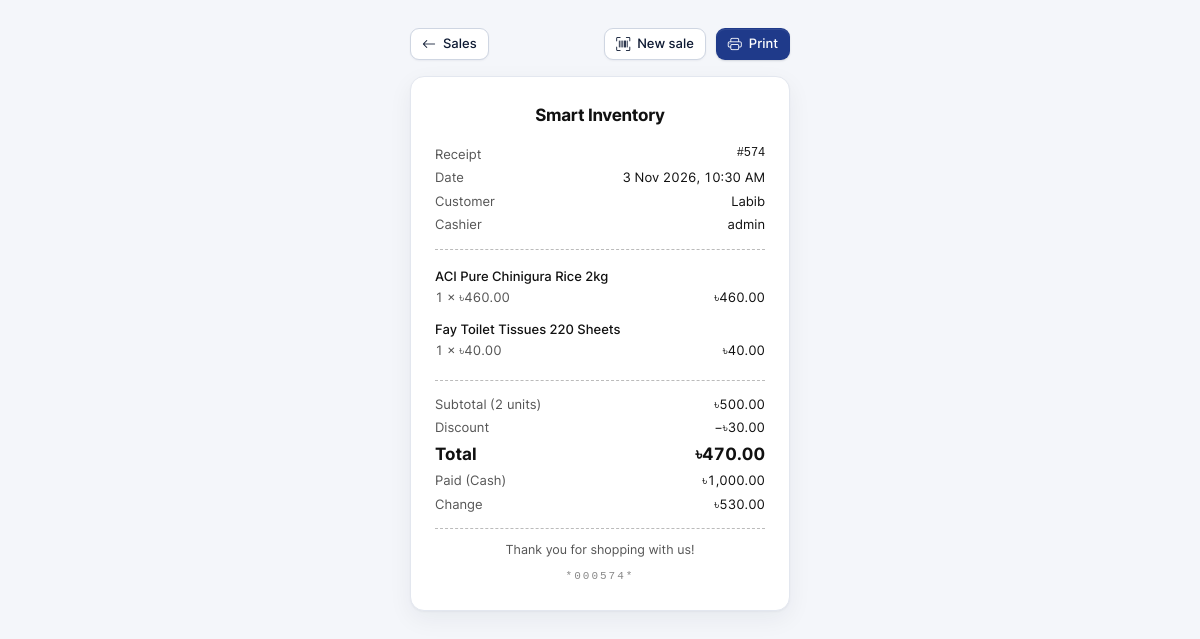
/sales/receipt/574/ (signed in), run on the app's committed database.
### inventory/models.py (models this page shows, shortened)
class StoreSettings(models.Model):
    shop_name = models.CharField(max_length=120, default='Smart Inventory')
    address = models.CharField(max_length=255, blank=True)
    phone = models.CharField(max_length=40, blank=True)
    receipt_footer = models.CharField(max_length=255, default='Thank you for shopping with us!')
    default_low_stock = models.PositiveIntegerField('default low stock alert', default=5)
    reorder_cover_days = models.PositiveIntegerField(
        default=14, help_text='Reorder suggestions keep this many days of sales in stock.',
    )
    telegram_bot_token = models.CharField(max_length=120, blank=True)
    telegram_chat_id = models.CharField(max_length=60, blank=True)
    class Meta:
        verbose_name = 'store settings'
        verbose_name_plural = 'store settings'
    @classmethod
    def load(cls):
        obj, _ = cls.objects.get_or_create(pk=1)
        return obj

class Order(models.Model):
    PAYMENT_CHOICES = [
        ('cash', 'Cash'),
        ('card', 'Card'),
        ('mobile', 'bKash / Nagad'),
    ]
    customer = models.ForeignKey(Customer, on_delete=models.SET_NULL, null=True, blank=True, related_name='orders')
    subtotal = models.DecimalField(max_digits=12, decimal_places=2, default=0)
    discount = models.DecimalField(max_digits=12, decimal_places=2, default=0)
    total = models.DecimalField(max_digits=12, decimal_places=2, default=0)
    paid = models.DecimalField(max_digits=12, decimal_places=2, default=0)
    payment_method = models.CharField(max_length=10, choices=PAYMENT_CHOICES, default='cash')
    note = models.CharField(max_length=255, blank=True)
    user = models.ForeignKey(settings.AUTH_USER_MODEL, on_delete=models.SET_NULL, null=True, blank=True)
    date = models.DateTimeField(default=timezone.now, db_index=True)
    class Meta:
        ordering = ['-date']
    @property
    def change(self):
        return max(self.paid - self.total, Decimal('0'))

class Customer(models.Model):
    name = models.CharField(max_length=150, blank=True)
    phone = models.CharField(max_length=20, blank=True, db_index=True)
    address = models.CharField(max_length=255, blank=True)
    created_at = models.DateTimeField(auto_now_add=True)
    class Meta:
        ordering = ['name', 'phone']
    def __str__(self):
        return self.name or self.phone or f'Customer #{self.pk}'

class Sale(models.Model):
    order = models.ForeignKey(Order, on_delete=models.CASCADE, null=True, blank=True, related_name='items')
    product = models.ForeignKey(Product, on_delete=models.CASCADE, related_name='sales')
    quantity_sold = models.PositiveIntegerField()
    list_price = models.DecimalField(max_digits=10, decimal_places=2, default=0)
    total_price = models.DecimalField(max_digits=12, decimal_places=2)
    unit_cost = models.DecimalField(max_digits=10, decimal_places=2, default=0)
    date = models.DateTimeField(default=timezone.now, db_index=True)
    class Meta:
        ordering = ['-date']
    @property
    def list_total(self):
        return self.list_price * self.quantity_sold

class Product(models.Model):
    name = models.CharField(max_length=200)
    sku = models.CharField('SKU', max_length=50, blank=True, db_index=True)
    barcode = models.CharField(max_length=64, blank=True, db_index=True)
    category = models.ForeignKey(Category, on_delete=models.CASCADE, related_name='products')
    supplier = models.ForeignKey(
        Supplier, on_delete=models.SET_NULL, null=True, blank=True, related_name='products',
    )
    cost_price = models.DecimalField('buy price', max_digits=10, decimal_places=2, default=0)
    price = models.DecimalField('sell price', max_digits=10, decimal_places=2)
    quantity = models.PositiveIntegerField(default=0)
    low_stock_threshold = models.PositiveIntegerField(default=5)
    created_at = models.DateTimeField(auto_now_add=True)
    class Meta:
        ordering = ['-created_at']

### inventory/views/pos.py (the view)
# urls.py: path('sales/receipt/<int:pk>/', views.order_receipt, name='order_receipt'),
@login_required
def order_receipt(request, pk):
    order = get_object_or_404(Order.objects.select_related('customer', 'user'), pk=pk)
    items = order.items.select_related('product')
    return render(request, 'inventory/receipt.html', {
        'order': order,
        'items': items,
        'units': sum(i.quantity_sold for i in items),
        'just_sold': request.GET.get('new') == '1',
    })

### inventory/context_processors.py (called while the page is built)
def nav_section(request):
    match = getattr(request, 'resolver_match', None)
    name = match.url_name if match else ''
    section = next((s for prefix, s in SECTIONS if name and name.startswith(prefix)), '')
    return {'nav_section': section}

def store(request):
    theme = request.COOKIES.get(THEME_COOKIE, 'navy')
    context = {
        'store': StoreSettings.load(),
        'theme': theme if theme in {t[0] for t in THEMES} else 'navy',
        'themes': THEMES,
    }
    if getattr(request, 'user', None) and request.user.is_authenticated:
        context['nav_low_stock'] = Product.objects.filter(quantity__lte=F('low_stock_threshold')).count()
    return context

### inventory/templatetags/ui.py (called while the page is built)
def _number(value):
    try:
        return Decimal(str(value if value is not None else 0))
    except (InvalidOperation, ValueError):
        return Decimal('0')

@register.filter
def money(value, places=2):
    amount = _number(value)
    text = f'{abs(amount):,.{int(places)}f}'
    return f'{"-" if amount < 0 else ""}৳{text}'

### templates/inventory/receipt.html (shortened to what this page needs)
{% load static ui %}
<!DOCTYPE html>
<html lang="en">
<head>
  <link rel="stylesheet" href="{% static 'vendor/inter/inter.css' %}">
  <link rel="stylesheet" href="{% static 'vendor/bootstrap-icons/bootstrap-icons.min.css' %}">
  <link rel="stylesheet" href="{% static 'css/style.css' %}">
</head>
<body class="receipt-page">
  <div class="receipt-actions no-print">
    <a href="{% url 'order_list' %}" class="btn btn-outline btn-sm"><i class="bi bi-arrow-left"></i> Sales</a>
    <div class="row">
      <a href="{% url 'pos' %}" class="btn btn-outline btn-sm"><i class="bi bi-upc-scan"></i> New sale</a>
      <button onclick="window.print()" class="btn btn-primary btn-sm"><i class="bi bi-printer"></i> Print</button>
    </div>
  </div>
  <div class="receipt">
    <div class="receipt-head">
      <div class="shop">{{ store.shop_name }}</div>
    </div>
    <div class="receipt-row"><span>Receipt</span><span class="mono">#{{ order.pk }}</span></div>
    <div class="receipt-row"><span>Date</span><span>{{ order.date|date:"j M Y, g:i A" }}</span></div>
    {% if order.customer %}<div class="receipt-row"><span>Customer</span><span>{{ order.customer }}</span></div>{% endif %}
    {% if order.user %}<div class="receipt-row"><span>Cashier</span><span>{{ order.user.get_full_name|default:order.user.username }}</span></div>{% endif %}
    <div class="receipt-line"></div>
    {% for item in items %}
    <div class="receipt-item">
      <div class="name">{{ item.product.name }}</div>
      <div class="receipt-row">
        <span>{{ item.quantity_sold }} × {{ item.list_price|money }}</span>
        <span>{{ item.list_total|money }}</span>
      </div>
    </div>
    {% endfor %}
    <div class="receipt-line"></div>
    <div class="receipt-row"><span>Subtotal ({{ units }} unit{{ units|pluralize }})</span><span>{{ order.subtotal|money }}</span></div>
    {% if order.discount %}<div class="receipt-row"><span>Discount</span><span>−{{ order.discount|money }}</span></div>{% endif %}
    <div class="receipt-row total"><span>Total</span><span>{{ order.total|money }}</span></div>
    <div class="receipt-row"><span>Paid ({{ order.get_payment_method_display }})</span><span>{{ order.paid|money }}</span></div>
    {% if order.change %}<div class="receipt-row"><span>Change</span><span>{{ order.change|money }}</span></div>{% endif %}
    <div class="receipt-line"></div>
    <p class="receipt-thanks">{{ store.receipt_footer }}</p>
    <div class="barcode-text">*{{ order.pk|stringformat:"06d" }}*</div>
  </div>
</body>
</html>

### static/css/style.css (style rules this page uses)
:root, [data-theme="navy"] { color-scheme: light; --bg: #F4F6FA; --surface: #FFFFFF; --surface-2: #F8FAFC; --sunken: #EEF1F6; --border: #E3E7EF; --border-soft: #EEF1F5; --border-strong: #CFD6E2; --text: #0E1A33; --text-2: #4A5671; --muted: #8691A8; --placeholder: #A3ACBF; --primary: #1F3A8A; --primary-hover: #182F72; --primary-soft: #E9EEFB; --primary-tint: #9AA9D4; --on-primary: #FFFFFF; --ring: rgba(31, 58, 138, 0.18); --accent-text: #2347B5; --success: #12805C; --success-soft: #E4F4EE; --danger: #C2362F; --danger-soft: #FCEBEA; --danger-hover: #A62C26; --warning: #A3620A; --warning-soft: #FDF2DD; --info: #2667C4; --info-soft: #E5EFFB; --violet: #5B49C9; --violet-soft: #EEEBFC; --sidebar-bg: #0C1A3A; --sidebar-border: rgba(255, 255, 255, 0.06); --sidebar-text: #AEB8CF; --sidebar-muted: #6E7C9C; --sidebar-hover: rgba(255, 255, 255, 0.05); --sidebar-active-bg: rgba(255, 255, 255, 0.09); --sidebar-active-text: #FFFFFF; --sidebar-indicator: #7C9BFF; --brand-bg: #2E55D4; --brand-text: #FFFFFF; --hero-bg: #0C1A3A; --chart-1: #2a78d6; --chart-2: #eb6834; --chart-3: #1baf7a; --chart-4: #eda100; --chart-5: #e87ba4; --chart-6: #008300; --chart-7: #6250d6; --chart-8: #e34948; --chart-grid: #E9ECF2; --chart-axis: #CFD6E2; --tooltip-bg: #0E1A33; --overlay: rgba(10, 18, 36, 0.45); --shadow-sm: 0 1px 2px rgba(14, 26, 51, 0.05); --shadow: 0 1px 2px rgba(14, 26, 51, 0.04), 0 8px 24px rgba(14, 26, 51, 0.06); --shadow-lg: 0 20px 50px rgba(14, 26, 51, 0.18), 0 2px 8px rgba(14, 26, 51, 0.08); }
:root { --radius-lg: 14px; --radius: 11px; --radius-sm: 8px; --sidebar-w: 252px; --topbar-h: 60px; --mono: ui-monospace, 'SF Mono', Menlo, Consolas, monospace; }
* { margin: 0; padding: 0; box-sizing: border-box; }
html { -webkit-text-size-adjust: 100%; }
body { font-family: 'Inter', -apple-system, BlinkMacSystemFont, 'Segoe UI', sans-serif; background: var(--bg); color: var(--text); font-size: 14px; line-height: 1.5; -webkit-font-smoothing: antialiased; font-feature-settings: 'cv11', 'ss01'; }
a { text-decoration: none; color: inherit; }
button, input, select, textarea { font: inherit; color: inherit; }
.mono { font-family: var(--mono); font-size: 0.92em; letter-spacing: -0.01em; }
.row { display: flex; gap: 10px; align-items: center; flex-wrap: wrap; }
.btn { display: inline-flex; align-items: center; justify-content: center; gap: 7px; height: 38px; padding: 0 15px; border-radius: 10px; border: 1px solid transparent; font-weight: 500; font-size: 13.5px; cursor: pointer; white-space: nowrap; transition: background .12s, border-color .12s, color .12s, box-shadow .12s, opacity .12s, transform .05s; background: none; }
.btn i { font-size: 15px; }
.btn-primary { background: var(--primary); color: var(--on-primary); box-shadow: inset 0 1px 0 rgba(255,255,255,.08), 0 1px 2px rgba(14,26,51,.15); }
.btn-outline { background: var(--surface); border-color: var(--border-strong); color: var(--text); box-shadow: var(--shadow-sm); }
.btn-sm { height: 32px; padding: 0 11px; font-size: 13px; border-radius: 9px; }
.btn-sm i { font-size: 14px; }
.receipt-page { background: var(--bg); padding: 28px 16px 60px; }
.receipt-actions { max-width: 380px; margin: 0 auto 16px; display: flex; gap: 8px; justify-content: space-between; flex-wrap: wrap; }
.receipt { max-width: 380px; margin: 0 auto; background: #fff; color: #111; border: 1px solid var(--border); border-radius: 14px; box-shadow: var(--shadow); padding: 26px 24px; font-size: 13px; }
.receipt-head { text-align: center; margin-bottom: 14px; }
.receipt-head .shop { font-size: 17px; font-weight: 700; letter-spacing: -0.3px; }
.receipt-row { display: flex; justify-content: space-between; gap: 12px; padding: 2px 0; font-variant-numeric: tabular-nums; }
.receipt-row span:first-child { color: #555; }
.receipt-line { border-top: 1px dashed #bbb; margin: 12px 0; }
.receipt-item { padding: 5px 0; }
.receipt-item .name { font-weight: 500; }
.receipt-row.total { font-size: 17px; font-weight: 700; }
.receipt-row.total span:first-child { color: #111; }
.receipt-thanks { text-align: center; color: #555; font-size: 12.5px; }
.receipt .barcode-text { text-align: center; font-family: var(--mono); font-size: 11px; color: #888; margin-top: 8px; letter-spacing: 2px; }

### data on the page
StoreSettings: shop_name "Smart Inventory", receipt_footer "Thank you for shopping with us!"
Order: pk "574", date "3 Nov 2026, 10:30 AM", customer "Labib", user.get_full_name "admin", subtotal "৳500.00", discount "৳30.00", total "৳470.00", payment_method "Cash", paid "৳1,000.00", change "৳530.00", pk "000574"
Sale: product.name "ACI Pure Chinigura Rice 2kg", quantity_sold "1", list_price "৳460.00", list_total "৳460.00"
Sale: product.name "Fay Toilet Tissues 220 Sheets", quantity_sold "1", list_price "৳40.00", list_total "৳40.00"

### other printed values
{{ units }} "2"
